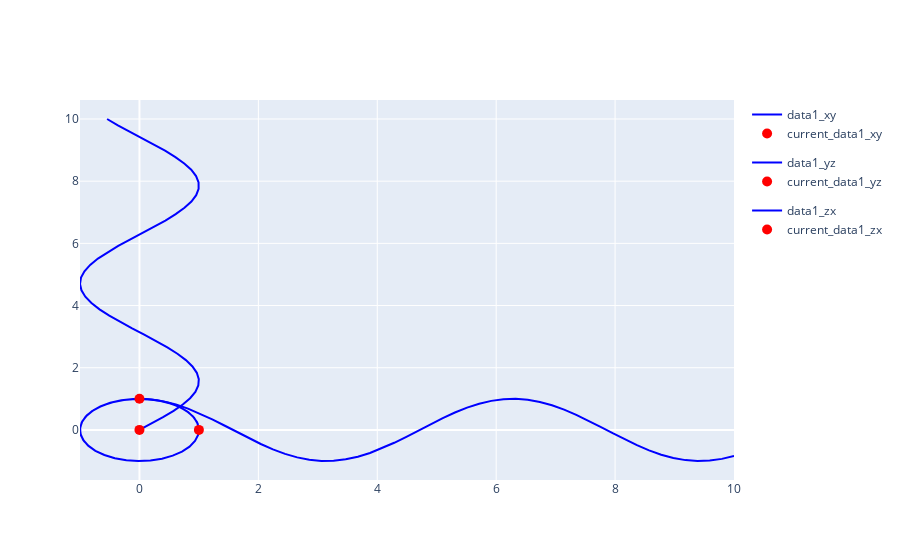

This figure's notebook cell:
### Code cell
fig = go.Figure()

fig.add_trace(go.Scatter(x=x1,
                         y=y1,
                         mode = 'lines',
                         hoverinfo='name',
                         legendgroup='data1_xy',
                         line_color='blue',
                         name='data1_xy',
                         showlegend= True)
            )

fig.add_trace(go.Scatter(x=[x1[0]],
                         y=[y1[0]],
                         mode = 'markers',
                         hoverinfo='name',
                         legendgroup='data1_xy',
                         marker=dict(color="red", size=10),
                         name='current_data1_xy',
                         showlegend= True)
            )

fig.add_trace(go.Scatter(x=y1,
                         y=z1,
                         mode = 'lines',
                         hoverinfo='name',
                         legendgroup='data1_yz',
                         line_color='blue',
                         name='data1_yz',
                         showlegend= True)
            )

fig.add_trace(go.Scatter(x=[y1[0]],
                         y=[z1[0]],
                         mode = 'markers',
                         hoverinfo='name',
                         legendgroup='data1_yz',
                         marker=dict(color="red", size=10),
                         name='current_data1_yz',
                         showlegend= True)
            )

fig.add_trace(go.Scatter(x=z1,
                         y=x1,
                         mode = 'lines',
                         hoverinfo='name',
                         legendgroup='data1_zx',
                         line_color='blue',
                         name='data1_zx',
                         showlegend= True)
            )

fig.add_trace(go.Scatter(x=[z1[0]],
                         y=[x1[0]],
                         mode = 'markers',
                         hoverinfo='name',
                         legendgroup='data1_zx',
                         marker=dict(color="red", size=10),
                         name='current_data1_zx',
                         showlegend= True)
            )

### Figure 1 — Plotly figure (JSON) as saved in the notebook; plotly's stock layout.template omitted (floating-point values rounded to 4 significant figures)
{"data": [{"hoverinfo": "name", "legendgroup": "data1_xy", "line": {"color": "blue"}, "mode": "lines", "name": "data1_xy", "showlegend": true, "type": "scatter", "x": [1, 0.9792, 0.9179, 0.8184, 0.6849, 0.523, 0.3394, 0.1417, -0.06182, -0.2628, -0.4529, -0.6242, -0.7696, -0.883, -0.9598, -0.9968, -0.9924, -0.9468, -0.8619, -0.7412, -0.5898, -0.4138, -0.2208, -0.01851, 0.1845, 0.3799, 0.5595, 0.7158, 0.8425, 0.9342, 0.9871, 0.9991, 0.9695, 0.8998, 0.7927, 0.6527, 0.4856, 0.2983, 0.09872, -0.105, -0.3044, -0.4911, -0.6575, -0.7965, -0.9025, -0.9711, -0.9993, -0.9861, -0.9319, -0.8391], "y": [0, 0.2027, 0.3969, 0.5747, 0.7286, 0.8523, 0.9406, 0.9899, 0.9981, 0.9648, 0.8916, 0.7813, 0.6386, 0.4693, 0.2806, 0.08028, -0.1234, -0.322, -0.5072, -0.6713, -0.8076, -0.9103, -0.9753, -0.9998, -0.9828, -0.925, -0.8289, -0.6983, -0.5387, -0.3568, -0.16, 0.04333, 0.2449, 0.4363, 0.6096, 0.7576, 0.8742, 0.9545, 0.9951, 0.9945, 0.9526, 0.8711, 0.7535, 0.6046, 0.4306, 0.2388, 0.03701, -0.1663, -0.3627, -0.544]}, {"hoverinfo": "name", "legendgroup": "data1_xy", "marker": {"color": "red", "size": 10}, "mode": "markers", "name": "current_data1_xy", "showlegend": true, "type": "scatter", "x": [1], "y": [0]}, {"hoverinfo": "name", "legendgroup": "data1_yz", "line": {"color": "blue"}, "mode": "lines", "name": "data1_yz", "showlegend": true, "type": "scatter", "x": [0, 0.2027, 0.3969, 0.5747, 0.7286, 0.8523, 0.9406, 0.9899, 0.9981, 0.9648, 0.8916, 0.7813, 0.6386, 0.4693, 0.2806, 0.08028, -0.1234, -0.322, -0.5072, -0.6713, -0.8076, -0.9103, -0.9753, -0.9998, -0.9828, -0.925, -0.8289, -0.6983, -0.5387, -0.3568, -0.16, 0.04333, 0.2449, 0.4363, 0.6096, 0.7576, 0.8742, 0.9545, 0.9951, 0.9945, 0.9526, 0.8711, 0.7535, 0.6046, 0.4306, 0.2388, 0.03701, -0.1663, -0.3627, -0.544], "y": [0, 0.2041, 0.4082, 0.6122, 0.8163, 1.02, 1.224, 1.429, 1.633, 1.837, 2.041, 2.245, 2.449, 2.653, 2.857, 3.061, 3.265, 3.469, 3.673, 3.878, 4.082, 4.286, 4.49, 4.694, 4.898, 5.102, 5.306, 5.51, 5.714, 5.918, 6.122, 6.327, 6.531, 6.735, 6.939, 7.143, 7.347, 7.551, 7.755, 7.959, 8.163, 8.367, 8.571, 8.776, 8.98, 9.184, 9.388, 9.592, 9.796, 10]}, {"hoverinfo": "name", "legendgroup": "data1_yz", "marker": {"color": "red", "size": 10}, "mode": "markers", "name": "current_data1_yz", "showlegend": true, "type": "scatter", "x": [0], "y": [0]}, {"hoverinfo": "name", "legendgroup": "data1_zx", "line": {"color": "blue"}, "mode": "lines", "name": "data1_zx", "showlegend": true, "type": "scatter", "x": [0, 0.2041, 0.4082, 0.6122, 0.8163, 1.02, 1.224, 1.429, 1.633, 1.837, 2.041, 2.245, 2.449, 2.653, 2.857, 3.061, 3.265, 3.469, 3.673, 3.878, 4.082, 4.286, 4.49, 4.694, 4.898, 5.102, 5.306, 5.51, 5.714, 5.918, 6.122, 6.327, 6.531, 6.735, 6.939, 7.143, 7.347, 7.551, 7.755, 7.959, 8.163, 8.367, 8.571, 8.776, 8.98, 9.184, 9.388, 9.592, 9.796, 10], "y": [1, 0.9792, 0.9179, 0.8184, 0.6849, 0.523, 0.3394, 0.1417, -0.06182, -0.2628, -0.4529, -0.6242, -0.7696, -0.883, -0.9598, -0.9968, -0.9924, -0.9468, -0.8619, -0.7412, -0.5898, -0.4138, -0.2208, -0.01851, 0.1845, 0.3799, 0.5595, 0.7158, 0.8425, 0.9342, 0.9871, 0.9991, 0.9695, 0.8998, 0.7927, 0.6527, 0.4856, 0.2983, 0.09872, -0.105, -0.3044, -0.4911, -0.6575, -0.7965, -0.9025, -0.9711, -0.9993, -0.9861, -0.9319, -0.8391]}, {"hoverinfo": "name", "legendgroup": "data1_zx", "marker": {"color": "red", "size": 10}, "mode": "markers", "name": "current_data1_zx", "showlegend": true, "type": "scatter", "x": [0], "y": [1]}], "layout": {}}
